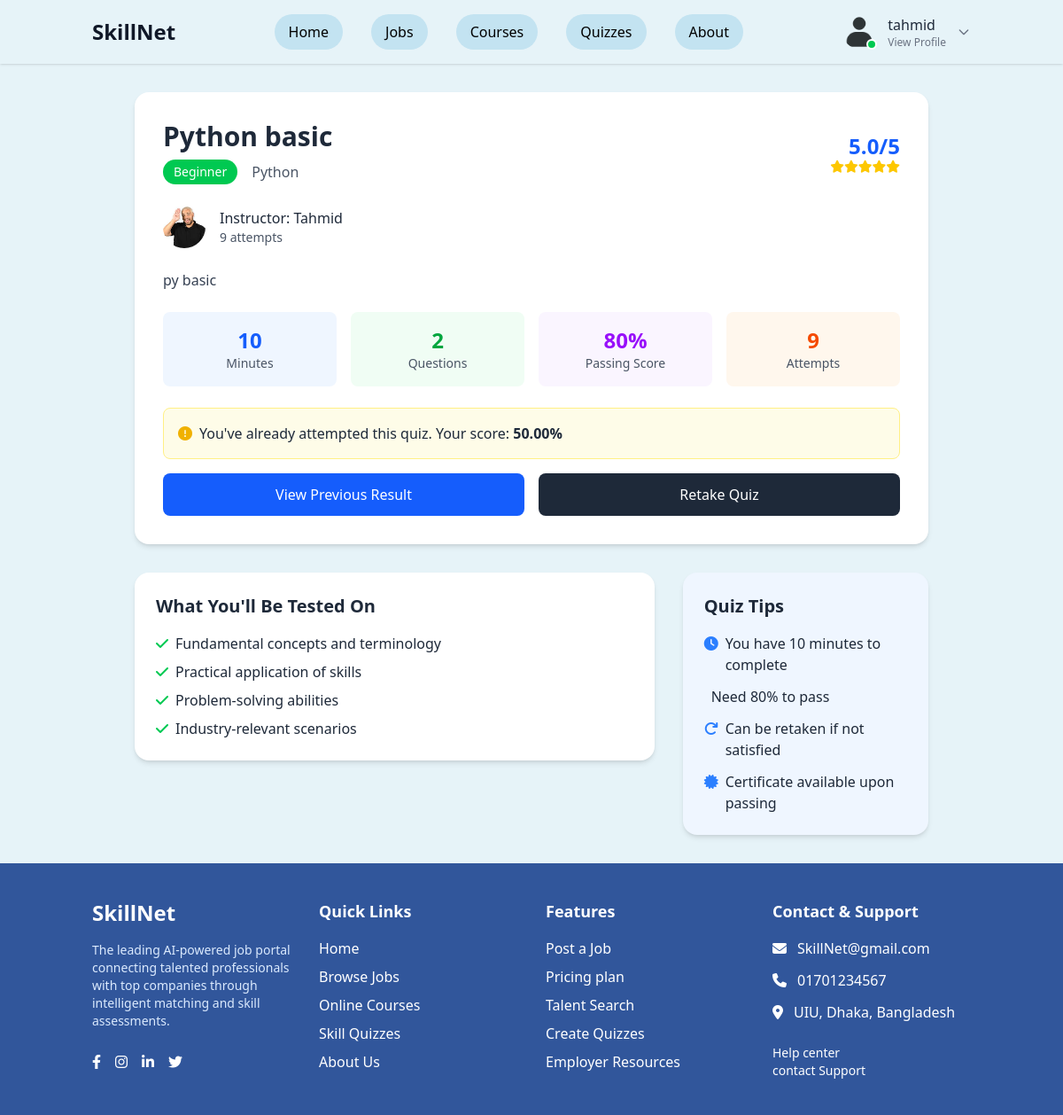
/quizzes/1/ (signed in), run on the app's committed database.
### app/models.py (models this page shows, shortened)
class Quiz(models.Model):
    DIFFICULTY_LEVELS = [
        ('beginner', 'Beginner'),
        ('intermediate', 'Intermediate'),
        ('advanced', 'Advanced'),
    ]
    title = models.CharField(max_length=200)
    category = models.ForeignKey(QuizCategory, on_delete=models.CASCADE)
    instructor = models.CharField(max_length=100, default='Saharier')
    instructor_photo = models.ImageField(upload_to='instructor_photos/', blank=True, null=True)
    description = models.TextField(blank=True)
    difficulty = models.CharField(max_length=20, choices=DIFFICULTY_LEVELS, default='beginner')
    duration_minutes = models.IntegerField(default=30)
    total_questions = models.IntegerField(default=10)
    passing_score = models.IntegerField(default=70)
    rating = models.DecimalField(max_digits=3, decimal_places=1, default=5.0)
    rating_count = models.IntegerField(default=0)
    attempts_count = models.IntegerField(default=0)
    is_active = models.BooleanField(default=True)
    created_date = models.DateTimeField(auto_now_add=True)
    def get_difficulty_badge_class(self):
        if self.difficulty == 'beginner':
            return 'bg-green-500 text-white'
        elif self.difficulty == 'intermediate':
            return 'bg-yellow-500 text-white'
        else:
            return 'bg-red-500 text-white'
    def get_star_rating(self):
        filled_stars = int(self.rating)
        empty_stars = 5 - filled_stars
        return filled_stars, empty_stars

class QuizCategory(models.Model):
    name = models.CharField(max_length=100)
    description = models.TextField(blank=True)

class QuizAttempt(models.Model):
    user = models.ForeignKey(User, on_delete=models.CASCADE)
    quiz = models.ForeignKey(Quiz, on_delete=models.CASCADE)
    started_at = models.DateTimeField(auto_now_add=True)
    completed_at = models.DateTimeField(null=True, blank=True)
    score = models.DecimalField(max_digits=5, decimal_places=2, default=0)
    passed = models.BooleanField(default=False)
    class Meta:
        unique_together = ['user', 'quiz']

### app/views.py (the view)
# urls.py: path('quizzes/<int:quiz_id>/', views.quiz_detail, name='quiz_detail'),
def quiz_detail(request, quiz_id):
    quiz = get_object_or_404(Quiz, id=quiz_id, is_active=True)
    questions = quiz.questions.all().prefetch_related('choices')
    previous_attempt = None
    if request.user.is_authenticated:
        previous_attempt = QuizAttempt.objects.filter(
            user=request.user,
            quiz=quiz
        ).first()
    context = {
        'quiz': quiz,
        'questions': questions,
        'previous_attempt': previous_attempt,
    }
    return render(request, 'quizzes/quiz_detail.html', context)

### static/templates/quizzes/quiz_detail.html (shortened to what this page needs)
{% extends 'base.html' %}
{% load static %}
{% block content %}
<section class="py-8 px-4">
    <div class="container mx-auto max-w-4xl">
        <div class="bg-white rounded-2xl shadow-md p-8 mb-8">
            <div class="flex flex-col md:flex-row justify-between items-start md:items-center mb-6">
                <div>
                    <h1 class="text-3xl font-bold mb-2">{{ quiz.title }}</h1>
                    <div class="flex items-center space-x-4">
                        <span class="px-3 py-1 {{ quiz.get_difficulty_badge_class }} text-sm rounded-full">
                            {{ quiz.get_difficulty_display }}
                        </span>
                        <span class="text-gray-600">{{ quiz.category.name }}</span>
                    </div>
                </div>
                <div class="mt-4 md:mt-0 text-right">
                    <div class="text-2xl font-bold text-blue-600">{{ quiz.rating }}/5</div>
                    <div class="flex items-center justify-end">
                        {% with filled_stars=quiz.get_star_rating.0 empty_stars=quiz.get_star_rating.1 %}
                            {% for i in "12345" %}
                                {% if forloop.counter <= filled_stars %}
                                    <i class="fas fa-star text-yellow-400 text-sm"></i>
                                {% else %}
                                    <i class="fas fa-star text-gray-300 text-sm"></i>
                                {% endif %}
                            {% endfor %}
                        {% endwith %}
                    </div>
                </div>
            </div>
            <div class="flex items-center mb-6">
                <img src="{% if quiz.instructor_photo %}{{ quiz.instructor_photo.url }}{% else %}https://via.placeholder.com/50x50?text={{ quiz.instructor|slice:':1' }}{% endif %}"
                     alt="{{ quiz.instructor }}"
                     class="rounded-full w-12 h-12 object-cover mr-4" />
                <div>
                    <p class="font-medium">Instructor: {{ quiz.instructor }}</p>
                    <p class="text-sm text-gray-600">{{ quiz.attempts_count }} attempts</p>
                </div>
            </div>
            <p class="text-gray-700 mb-6">{{ quiz.description }}</p>
            <div class="grid grid-cols-2 md:grid-cols-4 gap-4 mb-6">
                <div class="text-center p-4 bg-blue-50 rounded-lg">
                    <div class="text-2xl font-bold text-blue-600">{{ quiz.duration_minutes }}</div>
                    <div class="text-sm text-gray-600">Minutes</div>
                </div>
                <div class="text-center p-4 bg-green-50 rounded-lg">
                    <div class="text-2xl font-bold text-green-600">{{ quiz.total_questions }}</div>
                    <div class="text-sm text-gray-600">Questions</div>
                </div>
                <div class="text-center p-4 bg-purple-50 rounded-lg">
                    <div class="text-2xl font-bold text-purple-600">{{ quiz.passing_score }}%</div>
                    <div class="text-sm text-gray-600">Passing Score</div>
                </div>
                <div class="text-center p-4 bg-orange-50 rounded-lg">
                    <div class="text-2xl font-bold text-orange-600">{{ quiz.attempts_count }}</div>
                    <div class="text-sm text-gray-600">Attempts</div>
                </div>
            </div>
            {% if user.is_authenticated %}
                {% if previous_attempt %}
                    <div class="bg-yellow-50 border border-yellow-200 rounded-lg p-4 mb-4">
                        <div class="flex items-center">
                            <i class="fas fa-exclamation-circle text-yellow-500 mr-2"></i>
                            <span>You've already attempted this quiz. Your score: <strong>{{ previous_attempt.score }}%</strong></span>
                        </div>
                    </div>
                    <div class="flex space-x-4">
                        <a href="{% url 'app:quiz_result' previous_attempt.id %}"
                           class="flex-1 bg-blue-600 text-white py-3 rounded-lg hover:bg-blue-700 transition text-center font-medium">
                            View Previous Result
                        </a>
                        <a href="{% url 'app:start_quiz' quiz.id %}"
                           class="flex-1 bg-gray-800 text-white py-3 rounded-lg hover:bg-gray-700 transition text-center font-medium">
                            Retake Quiz
                        </a>
                    </div>
                {% else %}
                    <a href="{% url 'app:start_quiz' quiz.id %}"
                       class="w-full bg-gray-800 text-white py-3 rounded-lg hover:bg-gray-700 transition text-center font-medium block">
                        Start Quiz Now
                    </a>
                {% endif %}
            {% else %}
                <a href="{% url 'app:login' %}?next={% url 'app:quiz_detail' quiz.id %}"
                   class="w-full bg-gray-800 text-white py-3 rounded-lg hover:bg-gray-700 transition text-center font-medium block">
                    Login to Start Quiz
                </a>
            {% endif %}
        </div>
        <div class="grid grid-cols-1 md:grid-cols-3 gap-8">
            <div class="md:col-span-2">
                <div class="bg-white rounded-2xl shadow-md p-6">
                    <h2 class="text-xl font-bold mb-4">What You'll Be Tested On</h2>
                    <ul class="space-y-2">
                        <li class="flex items-center">
                            <i class="fas fa-check text-green-500 mr-2"></i>
                            <span>Fundamental concepts and terminology</span>
                        </li>
                        <li class="flex items-center">
                            <i class="fas fa-check text-green-500 mr-2"></i>
                            <span>Practical application of skills</span>
                        </li>
                        <li class="flex items-center">
                            <i class="fas fa-check text-green-500 mr-2"></i>
                            <span>Problem-solving abilities</span>
                        </li>
                        <li class="flex items-center">
                            <i class="fas fa-check text-green-500 mr-2"></i>
                            <span>Industry-relevant scenarios</span>
                        </li>
                    </ul>
                </div>
            </div>
            <div class="bg-blue-50 rounded-2xl shadow-md p-6">
                <h2 class="text-xl font-bold mb-4">Quiz Tips</h2>
                <ul class="space-y-3">
                    <li class="flex items-start">
                        <i class="fas fa-clock text-blue-500 mt-1 mr-2"></i>
                        <span>You have {{ quiz.duration_minutes }} minutes to complete</span>
                    </li>
                    <li class="flex items-start">
                        <span>Need {{ quiz.passing_score }}% to pass</span>
                    </li>
                    <li class="flex items-start">
                        <i class="fas fa-redo text-blue-500 mt-1 mr-2"></i>
                        <span>Can be retaken if not satisfied</span>
                    </li>
                    <li class="flex items-start">
                        <i class="fas fa-certificate text-blue-500 mt-1 mr-2"></i>
                        <span>Certificate available upon passing</span>
                    </li>
                </ul>
            </div>
        </div>
    </div>
</section>
{% endblock %}

### static/templates/nav/nav.html (shortened to what this page needs)
<header class="bg-[#E6F3F8] shadow-sm sticky top-0 z-50">
  <div class="container mx-auto px-4 py-4 flex items-center justify-between">
    <a href="/" class="text-2xl font-bold text-gray-900">SkillNet</a>
    <nav class="hidden md:flex space-x-8">
      <a href="/" class="px-4 py-2 rounded-full bg-[#C3E3F1] text-black hover:bg-blue-100 transition">Home</a>
      <a href="/jobs" class="px-4 py-2 rounded-full bg-[#C3E3F1] text-black hover:bg-blue-100 transition">Jobs</a>
      <a href="/courses" class="px-4 py-2 rounded-full bg-[#C3E3F1] text-black hover:bg-blue-100 transition">Courses</a>
      <a href="/quizzes" class="px-4 py-2 rounded-full bg-[#C3E3F1] text-black hover:bg-blue-100 transition">Quizzes</a>
      <a href="/about" class="px-4 py-2 rounded-full bg-[#C3E3F1] text-black hover:bg-blue-100 transition">About</a>
    </nav>
    <div class="flex items-center space-x-4">
      {% if user.is_authenticated %}
        <div x-data="{ open: false }" class="relative">
          <button @click="open = !open" class="flex items-center space-x-3 focus:outline-none group">
            <div class="relative">
              <img src="{{ user.profile.image.url|default:'/static/images/default-avatar.png' }}"
                   alt="Profile"
                   class="w-10 h-10 rounded-full object-cover border-1 border-transparent group-hover:border-black transition-colors">
              <div class="absolute bottom-0 right-0 w-3 h-3 bg-green-500 rounded-full border-2 border-white"></div>
            </div>
            <div class="hidden md:flex flex-col items-start">
              <span class="font-medium text-gray-800">{{ user.username }}</span>
              <span class="text-xs text-gray-500">View Profile</span>
            </div>
            <svg xmlns="http://www.w3.org/2000/svg"
                 class="h-4 w-4 text-gray-500 transition-transform duration-200"
                 :class="{'rotate-180': open}"
                 fill="none"
                 viewBox="0 0 24 24"
                 stroke="currentColor">
              <path stroke-linecap="round" stroke-linejoin="round" stroke-width="2" d="M19 9l-7 7-7-7" />
            </svg>
          </button>
        </div>
      {% else %}
        <a href="{% url 'login' %}" class="px-5 py-2 rounded-full bg-blue-300 text-blue-800 hover:bg-blue-400 transition font-medium">Sign In</a>
        <a href="{% url 'signup' %}" class="px-5 py-2 rounded-full bg-blue-600 text-white hover:bg-blue-700 transition font-medium">Signup</a>
      {% endif %}
    </div>
  </div>
</header>

### data on the page
Quiz: title "Python basic", difficulty "Beginner", category.name "Python", rating "5.0", instructor_photo (picture), instructor "Tahmid", attempts_count "9", description "py basic", duration_minutes "10", total_questions "2", passing_score "80"
QuizAttempt: score "50.00"

### other printed values
{{ user.username }} "tahmid"
